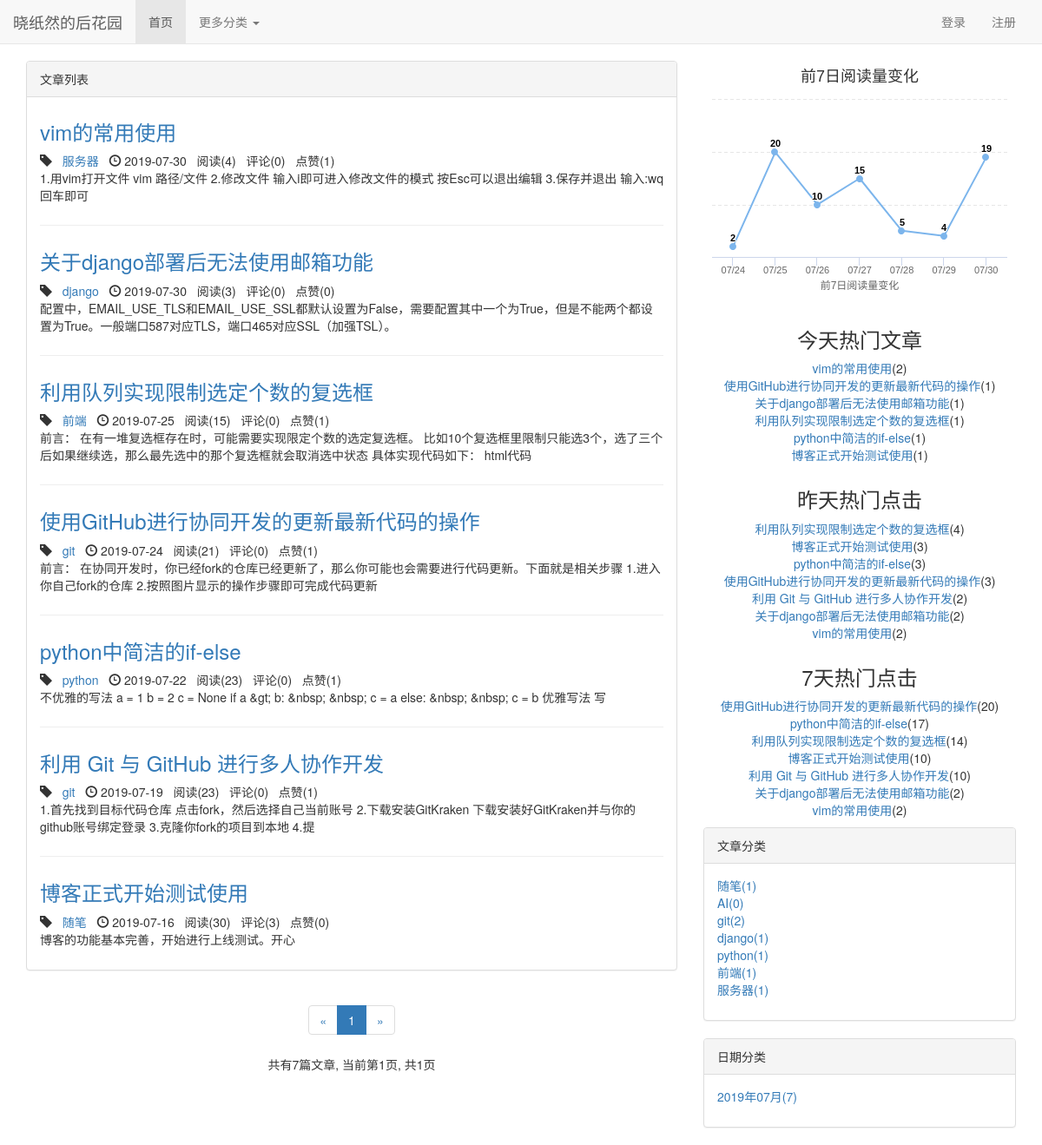
The page / on the database its author committed.
### blog/models.py (models this page shows, shortened)
class Blog(models.Model, ReadNumExpandMethod):
    title = models.CharField(max_length=50)
    blog_type = models.ForeignKey(BlogType, on_delete=models.CASCADE)
    content = RichTextUploadingField()
    author = models.ForeignKey(User, on_delete=models.CASCADE)
    read_details = GenericRelation(ReadDetail)  # 与阅读细节模型关联起来
    created_time = models.DateTimeField(auto_now_add=True)
    last_updated_time = models.DateTimeField(auto_now=True)
    class Meta:
        ordering = ['-created_time']

class BlogType(models.Model):
    type_name = models.CharField(max_length=50)
    def __str__(self):
        return self.type_name

### read_statistics/models.py (models this page shows)
class ReadNum(models.Model):
    read_num = models.IntegerField(default=0)
    content_type = models.ForeignKey(ContentType, on_delete=models.CASCADE)
    object_id = models.PositiveIntegerField()
    content_object = GenericForeignKey('content_type', 'object_id')

class ReadDetail(models.Model):
    date = models.DateField(default=timezone.now)
    read_num = models.IntegerField(default=0)
    content_type = models.ForeignKey(ContentType, on_delete=models.CASCADE)
    object_id = models.PositiveIntegerField()
    content_object = GenericForeignKey('content_type', 'object_id')

### likes/models.py (models this page shows)
class LikeCount(models.Model):
    content_type = models.ForeignKey(ContentType, on_delete=models.CASCADE)
    object_id = models.PositiveIntegerField()
    content_object = GenericForeignKey('content_type', 'object_id')
    liked_num = models.IntegerField(default=0)

### blog/views.py (the view)
# urls.py: path('', views.blog_list, name='home'),
def blog_list(request):
    blogs_all_list = Blog.objects.all()
    context = get_blog_list_common_data(blogs_all_list, request)
    home(context)
    return render(request, 'blog/blog_list.html', context)

### blog/views.py (called while the page is built)
def get_7_days_hot_blogs():
    today = timezone.now().date()
    date = today - datetime.timedelta(days=7)
    blogs = Blog.objects \
                .filter(read_details__date__lt=today, read_details__date__gte=date) \
                .values('id', 'title') \
                .annotate(read_num_sum=Sum('read_details__read_num')) \
                .order_by('-read_num_sum')
    return blogs[:7]

def set_or_get_data_cache(data_name, func, blog_content_type):
    data = cache.get(data_name)
    if data is None:
        data = func() if blog_content_type is None else func(blog_content_type)
        cache.set(data_name, data, 3600)  # 60秒 * 60分钟 == 1h
    return data

def home(context):
    blog_content_type = ContentType.objects.get_for_model(Blog)
    dates_and_read_nums = set_or_get_data_cache('dates_and_read_nums', get_seven_days_read_data, blog_content_type)
    hot_blogs_for_yesterday_day = set_or_get_data_cache('hot_blogs_for_yesterday_day', get_yesterday_hot_data, blog_content_type)
    hot_blogs_for_7_days = set_or_get_data_cache('hot_blogs_for_7_days', get_7_days_hot_blogs, None)
    context['dates'] = dates_and_read_nums['dates']
    context['read_nums'] = dates_and_read_nums['read_nums']
    context['today_hot_data'] = get_today_hot_data(blog_content_type)
    context['yesterday_hot_data'] = hot_blogs_for_yesterday_day
    context['hot_blogs_for_7_days'] = hot_blogs_for_7_days

### comment/templatetags/comment_tags.py (called while the page is built)
@register.simple_tag
def get_comment_count(obj):
    content_type = ContentType.objects.get_for_model(obj)
    return Comment.objects.filter(content_type=content_type, object_id=obj.pk).count()

### likes/templatetags/likes_tags.py (called while the page is built)
@register.simple_tag
def get_like_count(obj):
    content_type = ContentType.objects.get_for_model(obj)
    like_count, created = LikeCount.objects.get_or_create(content_type=content_type, object_id=obj.pk)
    return like_count.liked_num

### read_statistics/models.py (called while the page is built)
    def get_read_num(self):
        try:
            ct = ContentType.objects.get_for_model(self)
            readnum = ReadNum.objects.get(content_type=ct, object_id=self.pk)
            return readnum.read_num
        except exceptions.ObjectDoesNotExist:
            return 0

### read_statistics/utils.py (called while the page is built)
def get_today_hot_data(content_type):
    today = timezone.now().date()
    read_details = ReadDetail.objects.filter(content_type=content_type, date=today).order_by('-read_num')
    return read_details[:7]

### user/context_processors.py (called while the page is built)
def login_modal_form(request):
    return {'login_modal_form': LoginForm()}

### blog/templates/blog/blog_list.html (shortened to what this page needs)
{% extends 'base.html' %}
{% block nav_blog_active %}active{% endblock %}
{% load staticfiles %}
{% load comment_tags %}
{% load likes_tags %}
{% block header_extends %}
    <link rel="stylesheet" type="text/css" href="{% static 'blog/blog.css' %}">
    <link rel="stylesheet" type="text/css" href="{% static 'css/home.css' %}">
{% endblock %}
{% block content %}
    <div class="container">
        <div class="row">
            <div class="col-xs-12 col-sm-6 col-md-6 col-lg-8">
                <div class="panel panel-default">
                    <div class="panel-heading">{% block blog_list_title %}文章列表{% endblock %}</div>
                    <div class="panel-body">
                        {% for blog in page_of_blogs.object_list %}
                            <div class="blog">
                                <h3><a href="{% url 'blog_detail' blog.pk %}">{{ blog.title }}</a></h3>
                                <p class="blog-info">
                                    <span class="glyphicon glyphicon-tag"></span>&nbsp;&nbsp;&nbsp;<a href="{% url 'blogs_with_type' blog.blog_type.pk %}">{{ blog.blog_type }}</a>&nbsp;&nbsp;&nbsp;<span class="glyphicon glyphicon-time"></span> {{ blog.created_time|date:"Y-m-d" }}&nbsp;&nbsp;
                                    阅读({{ blog.get_read_num }})&nbsp;&nbsp;
                                    评论({% get_comment_count blog %})&nbsp;&nbsp;
                                    点赞({% get_like_count blog %})
                                </p>
                                <p>{{ blog.content|striptags|truncatechars:120 }}</p>
                            </div>
                        {% empty %}
                            <div class="blog">
                                <h3>暂无文章，敬请期待</h3>
                            </div>
                        {% endfor %}
                    </div>
                </div>
                <div class="paginator">
                    <ul class="pagination">
                        <li>
                            {% if page_of_blogs.has_previous %}
                                <a href="?page={{ page_of_blogs.previous_page_number }}" aria-label="Previous">
                                    <span aria-hidden="true">&laquo;</span>
                                </a>
                            {% else %}
                                <span aria-hidden="true">&laquo;</span>
                            {% endif %}
                        </li>
                        {% for page_num in page_range %}
                            {% if page_num == page_of_blogs.number %}
                                <li class="active"><span>{{ page_num }}</span></li>
                            {% else %}
                                {% if page_num == '...' %}
                                    <li><span>{{ page_num }}</span></li>
                                {% else %}
                                    <li><a href="?page={{ page_num }}">{{ page_num }}</a></li>
                                {% endif %}
                            {% endif %}
                        {% endfor %}
                        <li>
                            {% if page_of_blogs.has_next %}
                                <a href="?page={{ page_of_blogs.next_page_number }}" aria-label="Next">
                                    <span aria-hidden="true">&raquo;</span>
                                </a>
                            {% else %}
                                <span aria-hidden="true">&raquo;</span>
                            {% endif %}
                        </li>
                    </ul>
                    <p>
                        共有{{ page_of_blogs.paginator.count }}篇文章,
                        当前第{{ page_of_blogs.number }}页,
                        共{{ page_of_blogs.paginator.num_pages }}页
                    </p>
                </div>
            </div>
            <div class="hidden-xs col-sm-4 col-md-4 col-lg-4">
                <div id="container"></div>
                <div class="hot-data">
                    <h3>今天热门文章</h3>
                    <ul>
                        {% for hot_data in today_hot_data %}
                            <li><a href="{% url 'blog_detail' hot_data.content_object.pk %}">{{ hot_data.content_object.title }}</a>({{ hot_data.read_num }})</li>
                        {% empty %}
                            <li>今天暂时没有热门文章</li>
                        {% endfor %}
                    </ul>
                </div>
                <div class="hot-data">
                    <h3>昨天热门点击</h3>
                    <ul>
                        {% for hot_data in yesterday_hot_data %}
                            <li><a href="{% url 'blog_detail' hot_data.content_object.pk %}">{{ hot_data.content_object.title }}</a>({{ hot_data.read_num }})</li>
                        {% empty %}
                            <li>昨天没有热门文章</li>
                        {% endfor %}
                    </ul>
                </div>
                <div class="hot-data">
                    <h3>7天热门点击</h3>
                    <ul>
                        {% for hot_blog in hot_blogs_for_7_days %}
                            <li><a href="{% url 'blog_detail' hot_blog.id %}">{{ hot_blog.title }}</a>({{ hot_blog.read_num_sum }})</li>
                        {% empty %}
                            <li>7天内没有热门文章</li>
                        {% endfor %}
                    </ul>
                </div>
                <div class="panel panel-default">
                    <div class="panel-heading">文章分类</div>
                    <div class="panel-body">
                        <ul class="blog-types">
                            {% for blog_type in blog_types %}
                                <li><a href="{% url 'blogs_with_type' blog_type.pk %}">{{ blog_type.type_name }}({{ blog_type.blog_set.count }})</a></li>
                            {% empty %}
                                <li>暂无分类</li>
                            {% endfor %}
                        </ul>
                    </div>
                </div>
                <div class="panel panel-default">
                    <div class="panel-heading">日期分类</div>
                    <div class="panel-body">
                        <ul>
                            {% for blog_date, blog_count in blog_dates.items %}
                                <li>
                                    <a href="{% url 'blogs_with_date' blog_date.year blog_date.month %}">
                                        {{ blog_date|date:"Y年m月" }}({{ blog_count }})
                                    </a>
                                </li>
                            {% endfor %}
                        </ul>
                    </div>
                </div>
            </div>
        </div>
    </div>
{% endblock %}

### templates/base.html (shortened to what this page needs)
{% load staticfiles %}
<!DOCTYPE html>
<html lang="zh-CN">
<head>
    <link rel="stylesheet" href="{% static 'css/base.css' %}">
    <link rel="stylesheet" href="{% static 'bootstrap-3.3.7/css/bootstrap.min.css' %}">
    {% block header_extends %}{% endblock %}
</head>
<body>
    <div class="navbar navbar-default navbar-fixed-top" role="navigation">
        <div class="container-fluid">
            <div class="navbar-header">
                <a class="navbar-brand" href="{% url 'home' %}">晓纸然的后花园</a>
            </div>
            <div id="navbar-collapse" class="collapse navbar-collapse">
                <ul class="nav navbar-nav">
                    <li class="{% block nav_blog_active %}{% endblock %}">
                        <a href="{% url 'home' %}">首页</a>
                    </li>
                    <li class="dropdown">
                      <a href="#" class="dropdown-toggle" data-toggle="dropdown" role="button" aria-haspopup="true" aria-expanded="false">更多分类 <span class="caret"></span></a>
                    </li>
                </ul>
                <ul class="nav navbar-nav navbar-right">
                    {% if not user.is_authenticated %}
                        <li>
                            <a href="{% url 'login' %}?from={{ request.get_full_path }}">登录</a>
                        </li>
                        <li>
                            <a href="{% url 'register' %}?from={{ request.get_full_path }}">注册</a>
                        </li>
                    {% endif %}
                </ul>
            </div>
        </div>
    </div>
    {% block content %}{% endblock %}
</body>
</html>

### static/css/base.css (style rules this page uses)
* { margin: 0; padding: 0; }
body { margin-top: 70px!important; }
ul { list-style-type: none!important; }
ul.navbar-right { margin-right: 0; }

### static/blog/blog.css (style rules this page uses)
ul.blog-types { list-style-type: none; }
div.blog:not(:last-child) { margin-bottom: 2em; padding-bottom: 1em; border-bottom: 1px solid #eee; }
div.blog h3 { margin-top: 0.5em; }
div.blog p.blog-info { margin-bottom: 0; }
div.paginator { text-align: center; }

### static/css/home.css (style rules this page uses)
div#container { margin: 0 auto; height: 20em; min-width: 20em; max-width: 30em; }
div.hot-data { text-align: center; margin-top: 2em; }

### rows shown on the page
Blog: title "vim的常用使用", blog_type "服务器", created_time "2019-07-30", get_read_num "4", id "0", id.liked_num "1", content "1.用vim打开文件 vim 路径/文件 2.修改文件 输入i即可进入修改文件的模式 按Esc可以退出编辑 3.保存并退出 输入:wq回车即可"
Blog: title "关于django部署后无法使用邮箱功能", blog_type "django", created_time "2019-07-30", get_read_num "3", id "0", id.liked_num "0", content "配置中，EMAIL_USE_TLS和EMAIL_USE_SSL都默认设置为False，需要配置其中一个为True，但是不能两个都设置为True。一般端口587对应TLS，端口465对应SSL（加强TSL）。"
Blog: title "利用队列实现限制选定个数的复选框", blog_type "前端", created_time "2019-07-25", get_read_num "15", id "0", id.liked_num "1", content "前言： 在有一堆复选框存在时，可能需要实现限定个数的选定复选框。 比如10个复选框里限制只能选3个，选了三个后如果继续选，那么最先选中的那个复选框就会取消选中状态 具体实现代码如下： html代码"
Blog: title "使用GitHub进行协同开发的更新最新代码的操作", blog_type "git", created_time "2019-07-24", get_read_num "21", id "0", id.liked_num "1", content "前言： 在协同开发时，你已经fork的仓库已经更新了，那么你可能也会需要进行代码更新。下面就是相关步骤 1.进入你自己fork的仓库 2.按照图片显示的操作步骤即可完成代码更新"
Blog: title "python中简洁的if-else", blog_type "python", created_time "2019-07-22", get_read_num "23", id "0", id.liked_num "1", content "不优雅的写法 a = 1 b = 2 c = None if a &gt; b: &nbsp; &nbsp; c = a else: &nbsp; &nbsp; c = b 优雅写法 写"
Blog: title "利用 Git 与 GitHub 进行多人协作开发", blog_type "git", created_time "2019-07-19", get_read_num "23", id "0", id.liked_num "1", content "1.首先找到目标代码仓库 点击fork，然后选择自己当前账号 2.下载安装GitKraken 下载安装好GitKraken并与你的github账号绑定登录 3.克隆你fork的项目到本地 4.提"
Blog: title "博客正式开始测试使用", blog_type "随笔", created_time "2019-07-16", get_read_num "30", id "3", id.liked_num "0", content "博客的功能基本完善，开始进行上线测试。开心"
ReadDetail: content_object "vim的常用使用", read_num "2"
ReadDetail: content_object "使用GitHub进行协同开发的更新最新代码的操作", read_num "1"
ReadDetail: content_object "关于django部署后无法使用邮箱功能", read_num "1"
ReadDetail: content_object "利用队列实现限制选定个数的复选框", read_num "1"
ReadDetail: content_object "python中简洁的if-else", read_num "1"
ReadDetail: content_object "博客正式开始测试使用", read_num "1"
ReadDetail: content_object "利用队列实现限制选定个数的复选框", read_num "4"
ReadDetail: content_object "博客正式开始测试使用", read_num "3"
ReadDetail: content_object "python中简洁的if-else", read_num "3"
ReadDetail: content_object "使用GitHub进行协同开发的更新最新代码的操作", read_num "3"
ReadDetail: content_object "利用 Git 与 GitHub 进行多人协作开发", read_num "2"
ReadDetail: content_object "关于django部署后无法使用邮箱功能", read_num "2"
ReadDetail: content_object "vim的常用使用", read_num "2"
BlogType: type_name "随笔", blog_set.count "1"
BlogType: type_name "AI", blog_set.count "0"
BlogType: type_name "git", blog_set.count "2"
BlogType: type_name "django", blog_set.count "1"
BlogType: type_name "python", blog_set.count "1"
BlogType: type_name "前端", blog_set.count "1"
BlogType: type_name "服务器", blog_set.count "1"

### other values the page prints
{{ page_num }} "1"
{{ page_of_blogs.paginator.count }} "7"
{{ page_of_blogs.number }} "1"
{{ page_of_blogs.paginator.num_pages }} "1"
{{ hot_blog.title }} "使用GitHub进行协同开发的更新最新代码的操作" "python中简洁的if-else" "利用队列实现限制选定个数的复选框" "博客正式开始测试使用" "利用 Git 与 GitHub 进行多人协作开发" "关于django部署后无法使用邮箱功能" "vim的常用使用"
{{ hot_blog.read_num_sum }} "20" "17" "14" "10" "10" "2" "2"
{{ blog_date|date:"Y年m月" }} "2019年07月"
{{ blog_count }} "7"
